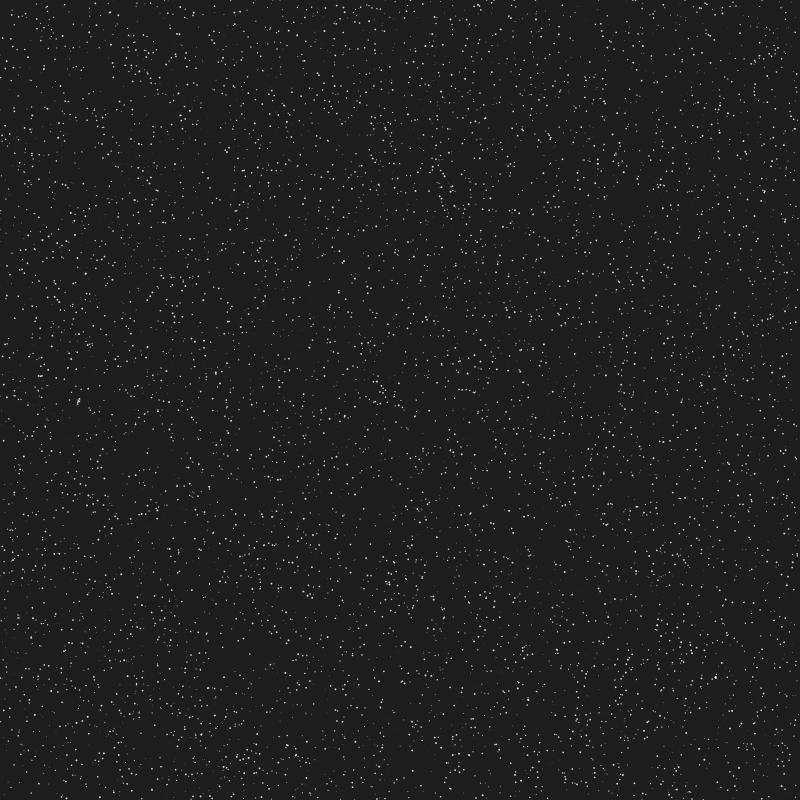
Frame 1 (no input)
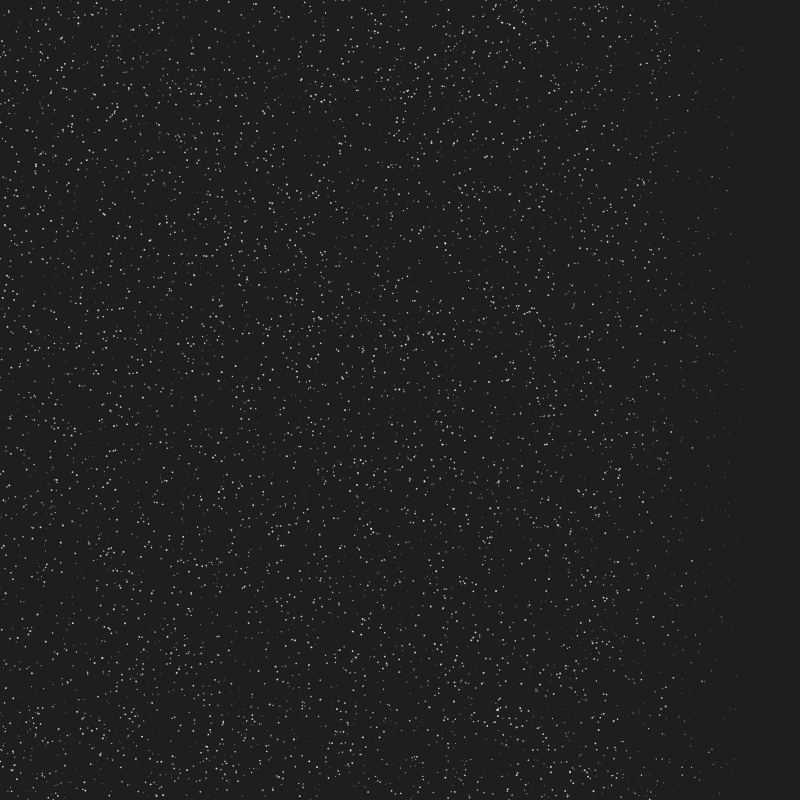
Frame 60 (the mouse pressed at the canvas centre just before this capture)
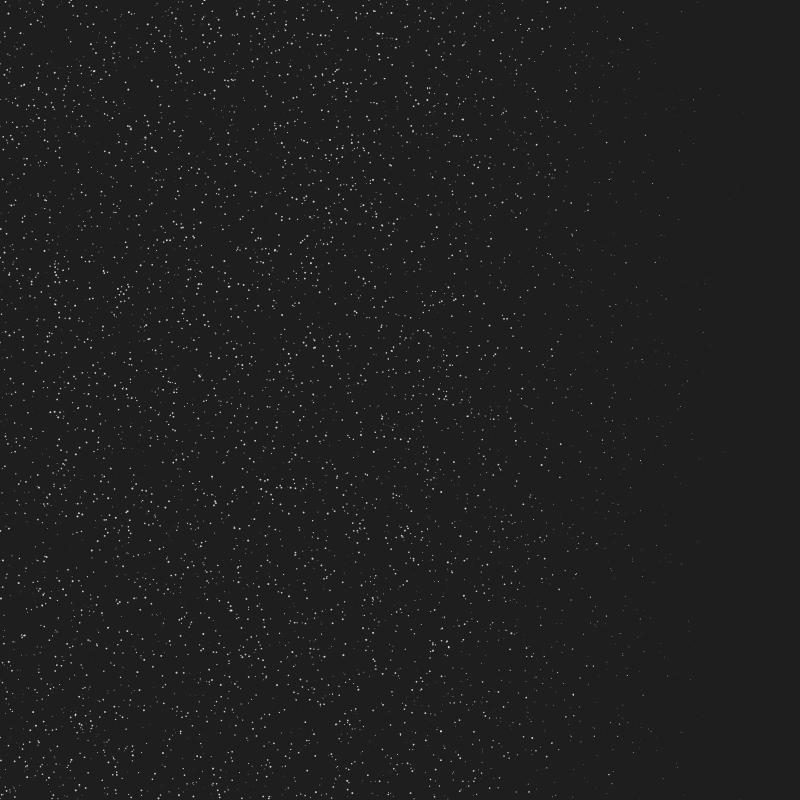
Frame 120 (the mouse held since frame 60 and released just before this capture)

The Processing sketch that drew these frames (run headless with seeded random() and noise(); from frame 60 on, the mouse is pressed at the canvas centre):

// Processing sketch: sketch_161018aClassNote
// ── sketch_161018aClassNote.pde
//float ball0YPosition = 0;
//float ball1YPosition = 0;

int numParticles = 10000;

float[] ballXPositions;
float[] ballYPositions;

float[] ballSizes;
float[] ballSpeeds;


void setup() {
  size(800, 800);
  
  ballXPositions = new float[numParticles];
  ballYPositions = new float[numParticles];
  ballSizes = new float[numParticles];
  ballSpeeds = new float[numParticles];
  
  
  // initialize parameters
  for (int i = 0; i < numParticles; i++) {
    ballXPositions[i] = random(width);
    ballYPositions[i] = random(height);
    ballSizes[i] = random(2.0);
    ballSpeeds[i] = random(0.1f, 0.2f) * ballSizes[i] * 10;
  }
  
  noStroke();
  fill(255, 200);
}

void draw() {
  // logic #Q: 3.0f vs 3.0???
  for (int i = 0; i < numParticles; i++) {
    ballYPositions[i] += ballSpeeds[i];
    ballXPositions[i] -= ballSpeeds[i]; // blow them to the left
    if (ballYPositions[i] > height) {
      ballYPositions[i] = 0;
    }   
  }
  
  background(30);
  for (int i = 0; i < numParticles; i++) {
   ellipse(ballXPositions[i], ballYPositions[i], ballSizes[i], ballSizes[i]);
  }

}

// way 2
//void draw() {
//  // logic
//  // 3.0f? 3.0??
//  ballYPositions[0] += 3.0;
//  ballYPositions[1] += 2.0;
  
//  if (ballYPositions[0] > height) {
//  ballYPositions[0] = 0;
//  }
  
//  if (ballYPositions[1] > height) {
//  ballYPositions[1] = 0;
//  }
  
//  background(0);
//  //ellipse(ballXPositions[0], ballYPositions[0], 40, 40);
//  //ellipse(ballXPositions[1], ballYPositions[1], 40, 40);

//}
